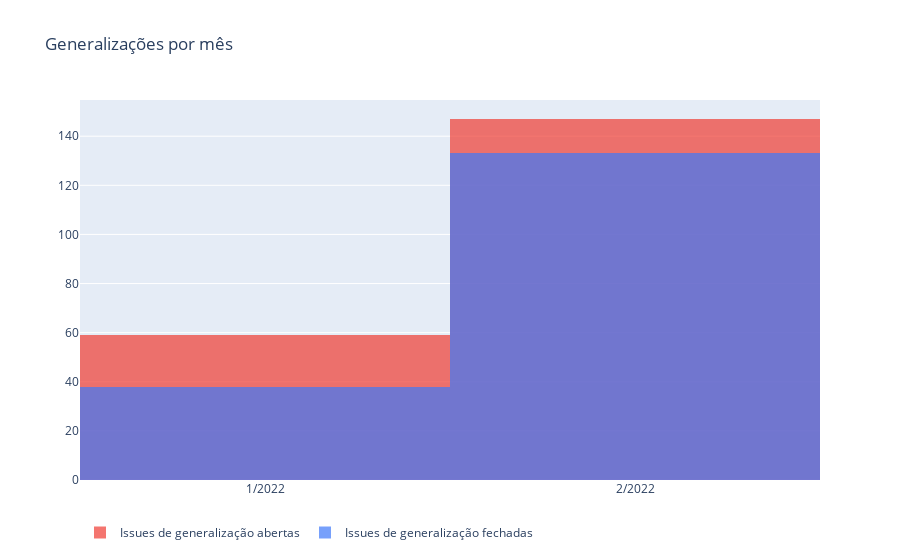

Source (notebook cell):
### Code cell
fig1.show()

### Figure 1 — Plotly figure (JSON) as saved in the notebook; plotly's stock layout.template omitted (floating-point values rounded to 4 significant figures)
{"data": [{"cumulative": {"enabled": true}, "histfunc": "sum", "marker": {"color": "#F03C33"}, "name": "Issues de generalização abertas", "opacity": 0.7, "type": "histogram", "x": ["1/2022", "2/2022"], "y": [59, 88]}, {"cumulative": {"enabled": true}, "histfunc": "sum", "marker": {"color": "#3E79FA"}, "name": "Issues de generalização fechadas", "opacity": 0.7, "type": "histogram", "x": ["1/2022", "2/2022"], "y": [38, 95]}], "layout": {"autosize": true, "bargap": 0, "barmode": "overlay", "legend": {"orientation": "h"}, "title": {"text": "Generalizações por mês"}}}
